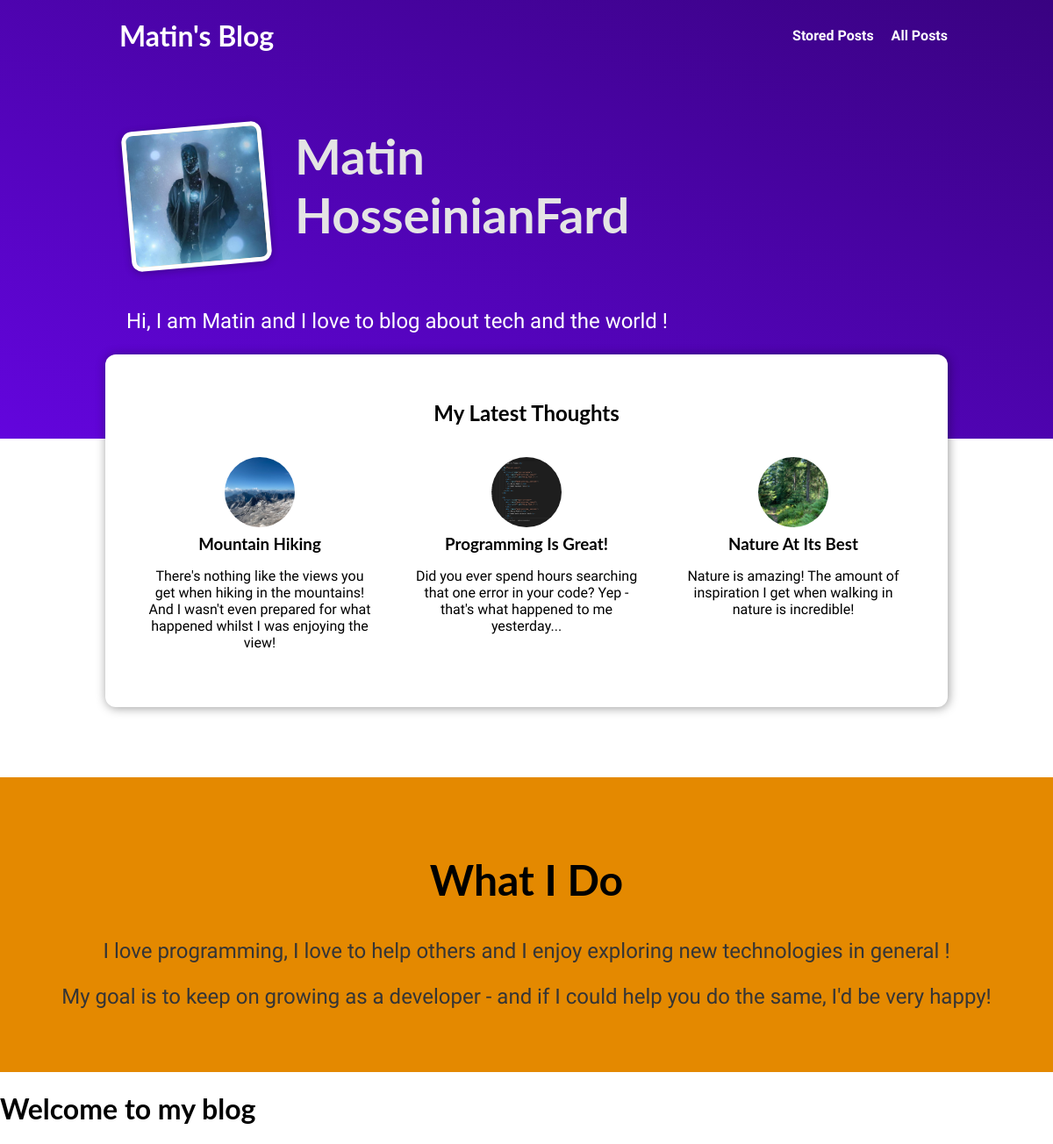
Before: / with the older database file.
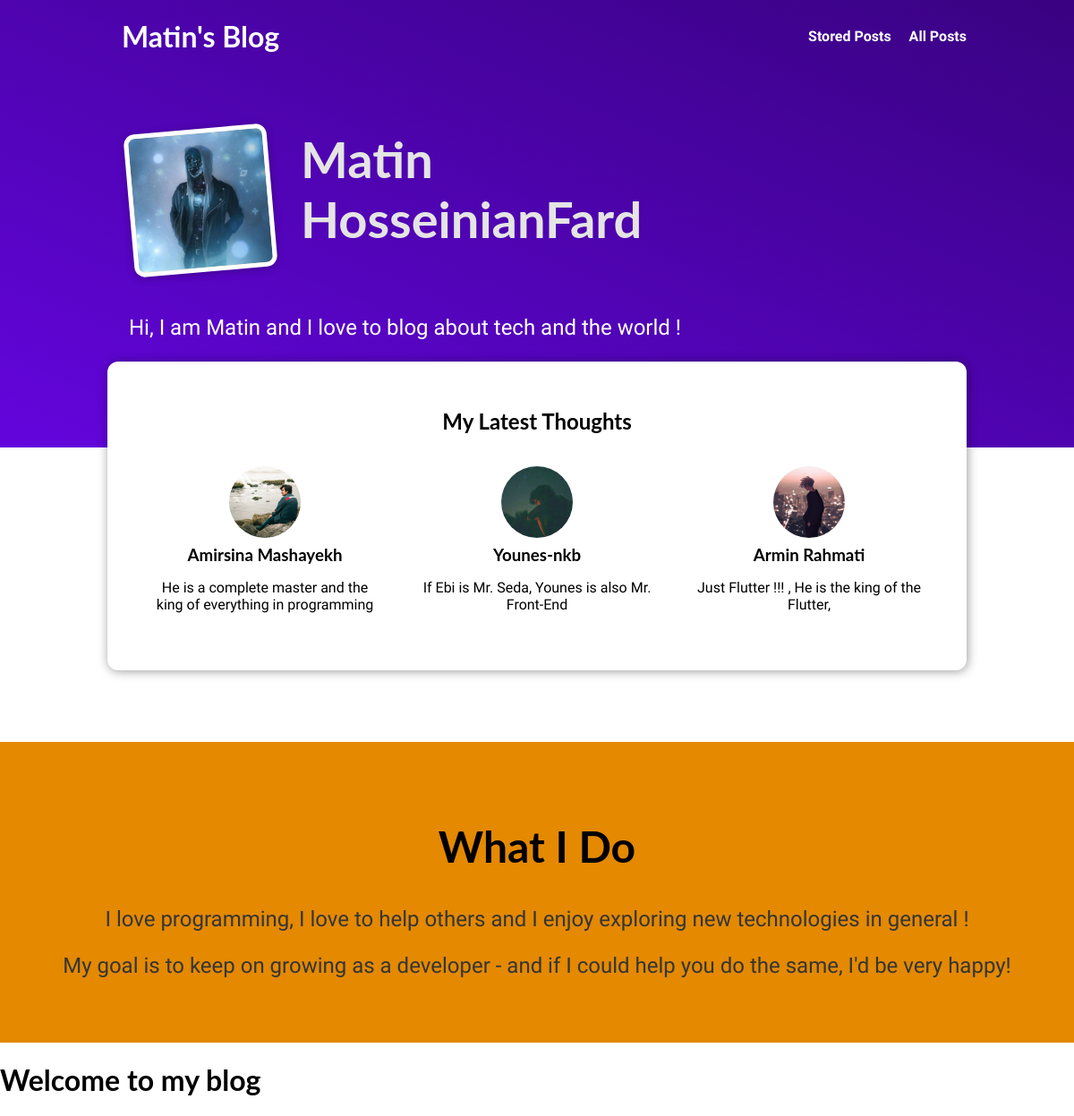
After: the same page with the newer database file.
### blog/models.py (models this page shows, shortened)
class Post(models.Model):
    title = models.CharField(max_length=150)
    excerpt = models.CharField(max_length=200)
    image = models.ImageField(upload_to="posts", null=True)
    date = models.DateField(auto_now=True)
    slug = models.SlugField(unique=True, db_index=True)
    content = models.TextField(validators=[MinLengthValidator(10)])
    author = models.ForeignKey(
        Author, on_delete=models.SET_NULL, null=True, related_name="posts")
    tags = models.ManyToManyField(Tag)

### blog/views.py (the view)
# urls.py: path("", views.StartingPageView.as_view(), name="starting-page"),
class StartingPageView(ListView):
    template_name = "blog/index.html"
    model = Post
    ordering = ["-date"]
    context_object_name = "posts"
    def get_queryset(self):
        queryset = super().get_queryset()
        data = queryset[:3]
        return data

### blog/templates/blog/index.html (shortened to what this page needs)
{% extends 'base.html' %}
{% load static %}
{% block css_files %}
<link rel="stylesheet" href="{% static "blog/post.css" %}">
<link rel="stylesheet" href="{% static "blog/index.css" %}">
{% endblock css_files %}
{% block content %}
<section id="welcome">
  <header>
    <img src="{% static "blog/images/Matin.jpg" %}" alt="Matin - The Author Of
    Thos Blog">
    <h2>Matin HosseinianFard</h2>
  </header>
  <p>Hi, I am Matin and I love to blog about tech and the world !</p>
</section>
<section id="latest-posts">
  <h2>My Latest Thoughts</h2>
  <ul>
    {% for post in posts %}
      {% include "blog/includes/post.html" %}
    {% endfor %}
  </ul>
</section>
<section id="about">
  <h2>What I Do</h2>
  <p>
    I love programming, I love to help others and I enjoy exploring new
    technologies in general !
  </p>
  <p>
    My goal is to keep on growing as a developer - and if I could help you do
    the same, I'd be very happy!
  </p>
</section>
<h1>Welcome to my blog</h1>
{% endblock content %}

### blog/templates/blog/includes/post.html
<li>
  <article class="post">
    <a href="{% url "post-detail-page" post.slug %}">
      <img src="{{ post.image.url }}" alt="{{ post.title }}">
      <div class="post__content">
        <h3>{{ post.title }}</h3>
        <p>
          {{ post.excerpt }}
        </p>
      </div>
    </a>
  </article>
</li>

Changed rows visible on the page:
no longer on this page (row unchanged): Post: image (picture), title "Mountain Hiking", excerpt "There's nothing like the views you get when hiking in the mountains! And I wasn't even prepared for what happened whilst I was enjoying the view!"
no longer on this page (row unchanged): Post: image (picture), title "Programming Is Great!", excerpt "Did you ever spend hours searching that one error in your code? Yep - that's what happened to me yesterday..."
no longer on this page (row unchanged): Post: image (picture), title "Nature At Its Best", excerpt "Nature is amazing! The amount of inspiration I get when walking in nature is incredible!"
added Post: image (picture), title "Amirsina Mashayekh", excerpt "He is a complete master and the king of everything in programming"
added Post: image (picture), title "Younes-nkb", excerpt "If Ebi is Mr. Seda, Younes is also Mr. Front-End"
added Post: image (picture), title "Armin Rahmati", excerpt "Just Flutter !!! , He is the king of the Flutter,"
